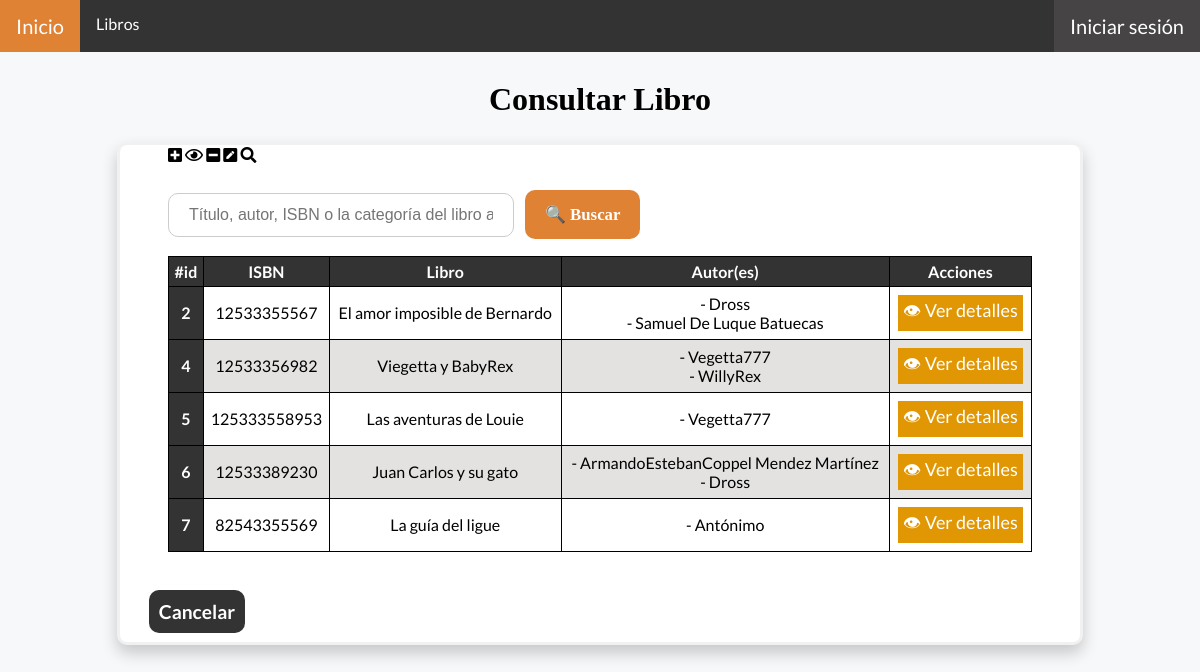
Screenshot of /libroConsultar.php with the database file from the repository.
### tables this page shows
CREATE TABLE `libros` (
  `idLibro` int(11) NOT NULL AUTO_INCREMENT,
  `titulo` varchar(200) NOT NULL,
  `paginas` int(11) NOT NULL,
  `descripcion` varchar(1100) NOT NULL,
  `pais` varchar(20) DEFAULT NULL,
  `fechaPublicacion` date NOT NULL,
  `idioma` varchar(20) DEFAULT NULL,
  `isbn` varchar(13) DEFAULT NULL,
  `existencia` int(11) NOT NULL,
  `idCategoria` int(11) NOT NULL,
  `idEditorial` int(11) NOT NULL,
  `numlibro` varchar(5) NOT NULL,
  `status` varchar(20) NOT NULL,
  PRIMARY KEY (`idLibro`),
  KEY `idCategoria` (`idCategoria`),
  KEY `idEditorial` (`idEditorial`),
  CONSTRAINT `libros_ibfk_1` FOREIGN KEY (`idCategoria`) REFERENCES `categorias` (`idCategoria`),
  CONSTRAINT `libros_ibfk_2` FOREIGN KEY (`idEditorial`) REFERENCES `editoriales` (`idEditorial`)
);

### Conexion.php (called while the page is built, shortened)
<?php
    class Server {
        public $server;
        public $user;
        public $pass;
        public $db;
        public $conexion;
        public function conectar() {
            $this->conexion = new mysqli( $this->server, $this->user, $this->pass, $this->db );
        }
        public function consultarTabla($tabla, $condiciones = null) {
            if ($condiciones === null) {
                $sql = "Select * FROM $tabla WHERE status = 'Activo';";
            }else {
                $sql = "Select * FROM $tabla WHERE $condiciones status = 'Activo';";
            }
            return $this->conexion->query($sql);
        }
       public function obtenerAutores($idLibro) {
        $sql = "CALL obtenerAutores($idLibro);";
        if($sentencia = $this->conexion->prepare($sql)){
            $sentencia->execute();
            if($resultado = $sentencia->get_result() )
            return $resultado;
         }
       }
    }
    $server = new Server;
    $server->server = "127.0.0.1";
    $server->user = "root";
    $server->pass = "";
    $server->db = "bd_biblioteca";
?>

### libroConsultar.php (the view, shortened to what this page needs)
<?php
    include_once ('Conexion.php');
    if(isset($_POST["libro"])){
        $libro = $_POST["libro"];
        $datos = $server->buscarLibro($libro);
    }else{
        $datos = $server->consultarTabla("libros");
    }
?>
<!DOCTYPE html>
<html lang="es">
<head>
    <link href="css/Estilo.css" rel="stylesheet">
</head>
<body>
    <?php
    include("barraNavegacion.php");
    ?>
    <header>
        <div class="titulo">
            <h1>Consultar Libro</h1>
        </div>
    </header>
    <div class = "frmFormulario">
    <div class="frmMargen2">
    <i class='fas fa-plus-square'></i>
    <i class="far fa-eye"></i>
    <i class="fas fa-minus-square"></i>
    <i class="fas fa-pen-square"></i>
    <i class="fas fa-search"></i>
        <form class = "frmBuscar" method="post" action= 'libroConsultar.php'>
            <input placeholder = "Título, autor, ISBN o la categoría del libro a buscar" name="libro" type="text" pattern="([\w]|[á-úñÑ.\-\s])+" required>
            <button type="submit" name="buscar">🔍 Buscar</button>
        </form>
        <div class = "tablaDatos">
            <table>
                <thead>
                    <tr>
                        <th scope="col">#id</th>
                        <th scope="col">ISBN</th>
                        <th scope="col">Libro</th>
                        <th scope="col">Autor(es)</th>
                        <th scope="col">Acciones</th>
                    </tr>
                </thead>
                <tbody>
                    <?php
                        while($fila = mysqli_fetch_array($datos)){
                            echo "<tr>";
                            echo "<th scope='row'>".$fila['idLibro']."</th>";
                            echo "<td scope='row'>".$fila['isbn']."</td>";
                            echo "<td>".$fila['titulo']."</td>";
                            echo "<td>";
                                $autores = $server->obtenerAutores($fila['idLibro']);
                                    while ($autor = mysqli_fetch_array($autores)){
                                        echo " - ".$autor["nombre"]." ".$autor["apellidoPaterno"]." ".$autor["apellidoMaterno"]."<br>";
                                    }
                            echo "</td>";
                            if (isset( $_SESSION['idUsuario'])) {
                                echo "<td>
                                    <a class='btnDetalles' href='libroDetalles.php?id=".$fila['idLibro']."'>👁 Ver detalles</a>
                                    <a class='btnEditar' href='libroModificar.php?id=".$fila['idLibro']."'>🖉 Editar</a>
                                    <a class='btnEliminar' href='libroDeshabilitar.php?id=".$fila['idLibro']."'>⮾ Eliminar</a>
                                </td>";
                            }else{
                                echo "<td>
                                    <a class='btnDetalles' href='libroDetalles.php?id=".$fila['idLibro']."'>👁 Ver detalles</a>
                                </td>";
                            }
                            echo "</tr>";
                        }
                    ?>
                </tbody>
            </table>
            </div>
        </div>
        <a class = "cancel" href="libroConsultar.php">Cancelar</a>
        <br><br>
    </div>
</body>
</html>

### barraNavegacion.php (shortened to what this page needs)
<!DOCTYPE html>
<html lang="en">
<head>
  <link href="css/Estilo.css" rel="stylesheet">
  <link href="css/EstilosNavegacion.css" rel="stylesheet">
  <link rel="stylesheet" href="https://use.fontawesome.com/releases/v5.8.1/css/all.css">
</head>
<body>
<div class="contenedor">
<nav class="navegacion">
<ul>
  <li><a href="Index.php" id = "inicio">Inicio</a></li>
<?php
            if( !isset( $_SESSION["idUsuario"] ) ){
                echo " <li class = 'btnSesion'><a class = 'btnSesion' href='iniciarSesion.php'>Iniciar sesión</a></li> ";
                echo'<li class="dropdown" ><a class="dropbtn" href="libroConsultar.php">Libros</a>';
            }
        ?>
</ul>
</nav>
</div>
</body>
</html>

### css/Estilo.css (style rules this page uses)
body { margin: 0; padding: 0; background-color: #F6F8FA; font-family: 'Lato', sans-serif; }
.frmFormulario, .inicio { background-color: white; border: 3px solid #f1f1f1; margin: 5%; margin-top: 2%; margin-right: auto; margin-left: auto; width: 80%; border-radius: 10px; box-shadow: 0px 8px 16px 0px rgba(0,0,0,0.2); ; }
.frmFormulario input[type=text],.frmFormulario input[type=password], .frmFormulario input[type=email], .frmFormulario textarea, .frmFormulario input[type=number], .frmFormulario input[type=date], .frmFormulario select { width: 100%; padding: 12px 20px; margin: 8px 0; display: inline-block; border: 1px solid #ccc; box-sizing: border-box; font-size: 16px; resize: none; }
.frmFormulario button { background-color:#e08234; color: white; padding: 14px 20px; margin: 8px 0; border: none; cursor: pointer; width: 100%; margin-top: 3%; font-family: 'Times New Roman', Times, serif; }
.frmFormulario label, .frmFormulario button { font-weight: bold; font-size: larger; }
h4,h3,h2,h1 { text-align: center; font-family: 'Cambria', Times, serif; }
.frmMargen, .frmMargen2 { margin: 10%; margin-top: 5%; margin-bottom: 5%; }
.frmMargen2 { margin: 5%; margin-top: 0; }
.tablaDatos table { width: 100%; border-collapse: collapse; text-align: center; border-radius: 10px; margin-top: 1%; margin-bottom: 3%; margin-right: auto; margin-left: auto; }
.tablaDatos thead, .tablaDatos th { background-color: #333; color: #ffffff; }
.tablaDatos th, .tablaDatos td { border: #000000 1px solid; padding: 5px; }
.tablaDatos tr:nth-child(even) { background-color: #85807d3b; }
.frmBuscar { font-size: 14px; }
.frmBuscar input[type=text] { width: 40%; border-radius: 10px; }
.frmBuscar button { width: auto; height: auto; border-radius: 10px; margin-left: 1%; }
.cancel, .agregar { color: #ffff; text-decoration: none; font-size: larger; padding: 10px 10px; margin: 3%; border-radius: 10px; font-weight: bold; }
.cancel { background-color: #333; }
.btnEditar, .btnEliminar, .btnDetalles { color: #ffff; text-decoration: none; padding: 3px; margin: 3px; display: block; text-align: center; font-size: large; }
.btnDetalles { background-color: #E09703; }

### css/EstilosNavegacion.css (style rules this page uses)
ul { list-style-type: none; margin: 0; padding: 0; overflow: hidden; background-color: #333; }
li { float: left; }
li a, .dropbtn { display: inline-block; color: white; text-align: center; padding: 14px 16px; text-decoration: none; transition: all 0.5s; }
li.dropdown { display: inline-block; }
.btnSesion { float: right; }
#inicio, .btnSesion { background-color: rgb(70, 68, 68); font-size: 20px; }
.navegacion { top: 0; left: 0; right: 0; width: 100%; position: fixed; }
.contenedor { display: flex; justify-content: space-between; padding-top: 5%; }

### rows the page displays
libros: idLibro "2", isbn "12533355567", titulo "El amor imposible de Bernardo", nombre "Dross", nombre "Samuel", apellidoPaterno "De Luque", apellidoMaterno "Batuecas"
libros: idLibro "4", isbn "12533356982", titulo "Viegetta y BabyRex", nombre "Vegetta777", nombre "WillyRex"
libros: idLibro "5", isbn "125333558953", titulo "Las aventuras de Louie", nombre "Vegetta777"
libros: idLibro "6", isbn "12533389230", titulo "Juan Carlos y su gato", nombre "ArmandoEstebanCoppel", apellidoPaterno "Mendez", apellidoMaterno "Martínez", nombre "Dross"
libros: idLibro "7", isbn "82543355569", titulo "La guía del ligue", nombre "Antónimo"
